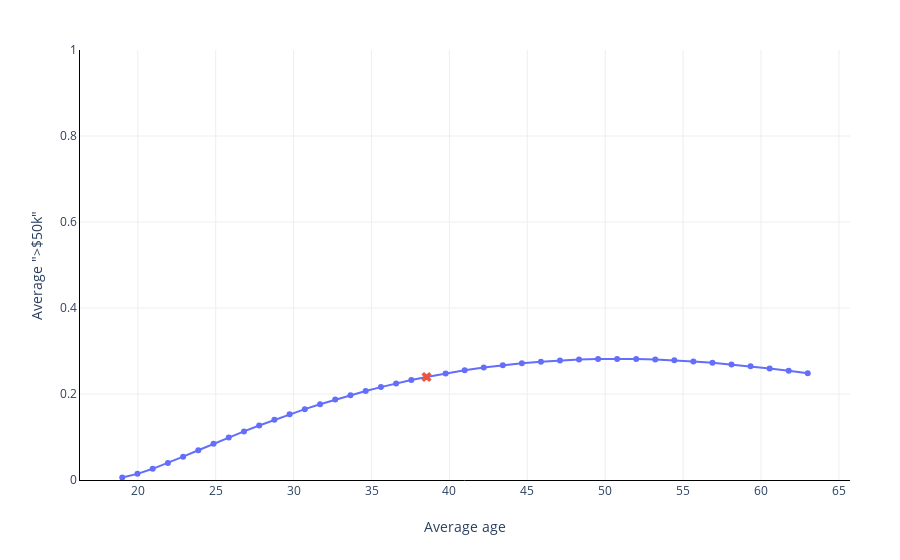

The code cell stored with this chart in its notebook:
### Markdown cell above
The `.plot_*()` methods just call their corresponding `.explain_*()` method and plot the data by returning a `plotly.graph_objs.Figure()` object:

### Code cell
explainer.plot_bias(
    X_test=X_test["age"],
    y_pred=y_pred
)

### Figure 1 — Plotly figure (JSON) as saved in the notebook; plotly's stock layout.template omitted (floating-point values rounded to 4 significant figures)
{"data": [{"hoverinfo": "x+y", "mode": "lines+markers", "showlegend": false, "type": "scatter", "x": [19, 19.98, 20.95, 21.93, 22.91, 23.88, 24.86, 25.84, 26.81, 27.79, 28.77, 29.74, 30.72, 31.7, 32.67, 33.65, 34.63, 35.6, 36.58, 37.56, 38.53, 39.76, 40.98, 42.2, 43.43, 44.65, 45.87, 47.1, 48.32, 49.54, 50.77, 51.99, 53.21, 54.44, 55.66, 56.88, 58.11, 59.33, 60.55, 61.78, 63], "y": [0.005798, 0.01425, 0.02601, 0.0397, 0.05433, 0.06928, 0.08419, 0.09883, 0.1131, 0.1268, 0.1401, 0.1527, 0.1648, 0.1762, 0.1871, 0.1974, 0.207, 0.2161, 0.2245, 0.2323, 0.2396, 0.2478, 0.2551, 0.2615, 0.267, 0.2715, 0.2752, 0.2781, 0.2801, 0.2813, 0.2816, 0.2812, 0.2801, 0.2782, 0.2757, 0.2725, 0.2687, 0.2644, 0.2595, 0.2541, 0.2482]}, {"hoverinfo": "text", "marker": {"size": 9, "symbol": "x"}, "mode": "markers", "name": "Original mean", "showlegend": false, "text": ["Dataset mean"], "type": "scatter", "x": [38.53], "y": [0.2396]}], "layout": {"margin": {"r": 50, "t": 50}, "plot_bgcolor": "white", "xaxis": {"gridcolor": "#eee", "linecolor": "black", "showgrid": true, "showline": true, "title": {"text": "Average age"}, "zeroline": false}, "yaxis": {"gridcolor": "#eee", "linecolor": "black", "range": [0, 1], "showgrid": true, "showline": true, "title": {"text": "Average \">$50k\""}}}}
